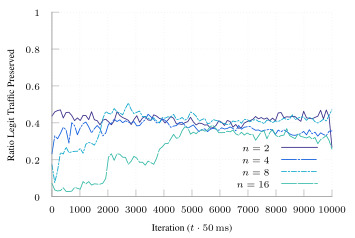

The gnuplot source for this figure:
set terminal tikz standalone color size 9cm,6cm font '\scriptsize' preamble '\usepackage{microtype} \usepackage{times} \usepackage[T1]{fontenc} \usepackage{siunitx}\sisetup{detect-all}'
set output "m-tcp-separate.tex"

load "parula.pal"

set style line 102 lc rgb '#a0a0a0' lt 1 lw 1
set border ls 102
set colorbox border 102
set key textcolor rgb "black"
set tics textcolor rgb "black"
set label textcolor rgb "black"

set border 3
set grid x y
set xtics nomirror
set ytics nomirror

#set key autotitle columnhead
set datafile separator ","

set xlabel "Iteration ($t \\cdot{} \\SI{50}{\\milli\\second}$)"
set ylabel "Ratio Legit Traffic Preserved"

set yrange [0.0:1.0]
set key inside bottom right

plot '../results/m-tcp-separate-2' u 1:3 w lines smooth sbezier title "$n=2$" dt 1, \
     '../results/m-tcp-separate-4' u 1:3 w lines smooth sbezier title "$n=4$" dt (18,2,2,2), \
     '../results/m-tcp-separate-8' u 1:3 w lines smooth sbezier title "$n=8$" ls 4  dt (6,2,2,2), \
     '../results/m-tcp-separate-16' u 1:3 w lines smooth sbezier title "$n=16$" ls 5 dt (18,2)
